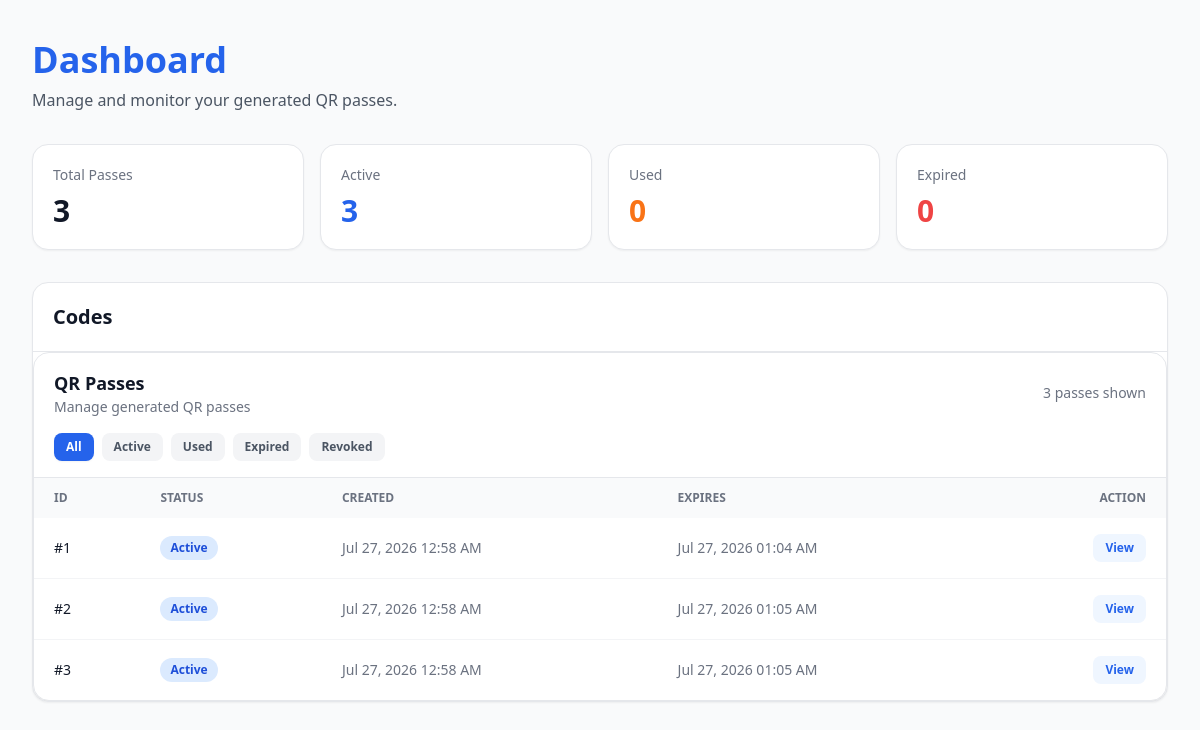
The page /admin on the database its author committed.
### app.py (models this page shows)
class QRCode(db.Model):
    id = db.Column(db.Integer, primary_key=True)
    token = db.Column(db.String(100), unique=True, nullable=False)
    status = db.Column(db.String(20), default='active')
    created_at = db.Column(db.DateTime, default=datetime.now(uganda_timezone))
    expired_at = db.Column(db.DateTime, nullable=False)

### app.py (the view)
@app.route('/admin')
def admin():
    status_filter = request.args.get('status', 'all')
    current_time = datetime.now(uganda_timezone).replace(tzinfo=None)
    qr_codes = QRCode.query.order_by(
        QRCode.created_at.desc()
    ).all()
    for qr_code in qr_codes:
        if (
            qr_code.status == 'active'
            and current_time >= qr_code.expired_at
        ):
            qr_code.status = 'expired'
    db.session.commit()
    if status_filter != 'all':
        qr_codes = [
            qr_code for qr_code in qr_codes
            if qr_code.status == status_filter
        ]
    return render_template(
        'admin.html',
        qr_codes=qr_codes,
        status_filter=status_filter
    )

### templates/admin.html (shortened to what this page needs)
<!DOCTYPE html>
<html lang="en">
<head>
    <script src="https://cdn.tailwindcss.com"></script>
</head>
<body class="min-h-screen
             bg-gray-50 dark:bg-gray-950
             text-gray-900 dark:text-white
             transition-colors duration-500">
    <main class="max-w-7xl mx-auto px-4 sm:px-6 lg:px-8 py-10">
        <div class="mb-8">
            <h1 class="text-3xl sm:text-4xl font-bold
                       text-blue-600 dark:text-blue-400">
                Dashboard
            </h1>
            <p class="mt-2 text-gray-600 dark:text-gray-400">
                Manage and monitor your generated QR passes.
            </p>
        </div>
        <div class="grid grid-cols-2 md:grid-cols-4 gap-4 mb-8">
            <div class="bg-white dark:bg-gray-900
                        border border-gray-200 dark:border-gray-800
                        rounded-2xl p-5 shadow-sm">
                <p class="text-sm text-gray-500 dark:text-gray-400">
                    Total Passes
                </p>
                <p class="mt-2 text-3xl font-bold">
                    {{ qr_codes|length }}
                </p>
            </div>
            <div class="bg-white dark:bg-gray-900
                        border border-gray-200 dark:border-gray-800
                        rounded-2xl p-5 shadow-sm">
                <p class="text-sm text-gray-500 dark:text-gray-400">
                    Active
                </p>
                <p class="mt-2 text-3xl font-bold text-blue-600">
                    {{ qr_codes|selectattr('status', 'equalto', 'active')|list|length }}
                </p>
            </div>
            <div class="bg-white dark:bg-gray-900
                        border border-gray-200 dark:border-gray-800
                        rounded-2xl p-5 shadow-sm">
                <p class="text-sm text-gray-500 dark:text-gray-400">
                    Used
                </p>
                <p class="mt-2 text-3xl font-bold text-orange-500">
                    {{ qr_codes|selectattr('status', 'equalto', 'used')|list|length }}
                </p>
            </div>
            <div class="bg-white dark:bg-gray-900
                        border border-gray-200 dark:border-gray-800
                        rounded-2xl p-5 shadow-sm">
                <p class="text-sm text-gray-500 dark:text-gray-400">
                    Expired
                </p>
                <p class="mt-2 text-3xl font-bold text-red-500">
                    {{ qr_codes|selectattr('status', 'equalto', 'expired')|list|length }}
                </p>
            </div>
        </div>
        <div class="bg-white dark:bg-gray-900
                    border border-gray-200 dark:border-gray-800
                    rounded-2xl shadow-sm overflow-hidden">
            <div class="p-5 border-b
                        border-gray-200 dark:border-gray-800">
                <h2 class="text-xl font-semibold">
                    Codes
                </h2>
            </div>
<div class="bg-white dark:bg-gray-900
            border border-gray-200 dark:border-gray-800
            rounded-2xl
            shadow-lg
            overflow-hidden">
    <div class="px-5 py-4
                border-b border-gray-200 dark:border-gray-800">
        <div class="flex flex-col sm:flex-row
                    sm:items-center
                    sm:justify-between
                    gap-3">
            <div>
                <h2 class="text-lg font-semibold">
                    QR Passes
                </h2>
                <p class="text-sm text-gray-500 dark:text-gray-400">
                    Manage generated QR passes
                </p>
            </div>
            <div class="text-sm
                        text-gray-500 dark:text-gray-400">
                <span id="visibleCount">
                    {{ qr_codes|length }}
                </span>
                passes shown
            </div>
        </div>
        <div class="mt-4
                    flex flex-wrap
                    items-center
                    gap-2">
            <button onclick="filterTable('all', this)"
                    class="filter-btn active-filter
                           px-3 py-1.5
                           rounded-lg
                           text-xs font-semibold
                           bg-blue-600
                           text-white
                           shadow-sm
                           transition">
                All
            </button>
            <button onclick="filterTable('active', this)"
                    class="filter-btn
                           px-3 py-1.5
                           rounded-lg
                           text-xs font-semibold
                           bg-gray-100 dark:bg-gray-800
                           text-gray-600 dark:text-gray-300
                           hover:bg-blue-50
                           hover:text-blue-600
                           transition">
                Active
            </button>
            <button onclick="filterTable('used', this)"
                    class="filter-btn
                           px-3 py-1.5
                           rounded-lg
                           text-xs font-semibold
                           bg-gray-100 dark:bg-gray-800
                           text-gray-600 dark:text-gray-300
                           hover:bg-orange-50
                           hover:text-orange-600
                           transition">
                Used
            </button>
            <button onclick="filterTable('expired', this)"
                    class="filter-btn
                           px-3 py-1.5
                           rounded-lg
                           text-xs font-semibold
                           bg-gray-100 dark:bg-gray-800
                           text-gray-600 dark:text-gray-300
                           hover:bg-red-50
                           hover:text-red-600
                           transition">
                Expired
            </button>
            <button onclick="filterTable('revoked', this)"
                    class="filter-btn
                           px-3 py-1.5
                           rounded-lg
                           text-xs font-semibold
                           bg-gray-100 dark:bg-gray-800
                           text-gray-600 dark:text-gray-300
                           hover:bg-gray-200
                           transition">
                Revoked
            </button>
        </div>
    </div>
    <div class="max-h-[250px]
                overflow-y-auto
                overflow-x-auto">
        <table class="w-full
                      text-left
                      text-sm">
            <thead class="sticky top-0 z-10
                           bg-gray-50
                           dark:bg-gray-800
                           text-gray-500
                           dark:text-gray-400
                           uppercase
                           text-xs">
                <tr>
                    <th class="px-5 py-3">
                        ID
                    </th>
                    <th class="px-5 py-3">
                        Status
                    </th>
                    <th class="px-5 py-3">
                        Created
                    </th>
                    <th class="px-5 py-3">
                        Expires
                    </th>
                    <th class="px-5 py-3 text-right">
                        Action
                    </th>
                </tr>
            </thead>
            <tbody class="divide-y
                         divide-gray-100
                         dark:divide-gray-800">
                {% for qr in qr_codes %}
                <tr data-status="{{ qr.status }}"
                    class="qr-row
                           hover:bg-gray-50
                           dark:hover:bg-gray-800
                           transition">
                    <td class="px-5 py-4
                               font-medium">
                        #{{ qr.id }}
                    </td>
                    <td class="px-5 py-4">
                        {% if qr.status == 'active' %}
                            <span class="inline-flex
                                         items-center
                                         px-2.5 py-1
                                         rounded-full
                                         text-xs font-semibold
                                         bg-blue-100
                                         text-blue-700
                                         dark:bg-blue-950
                                         dark:text-blue-300">
                                Active
                            </span>
                        {% endif %}
                    </td>
                    <td class="px-5 py-4
                               text-gray-500
                               dark:text-gray-400">
                        {{ qr.created_at.strftime('%b %d, %Y %I:%M %p') }}
                    </td>
                    <td class="px-5 py-4
                               text-gray-500
                               dark:text-gray-400">
                        {{ qr.expired_at.strftime('%b %d, %Y %I:%M %p') }}
                    </td>
                    <td class="px-5 py-4 text-right">
                        <a href="{{ url_for('qr_details', qr_id=qr.id) }}"
                           class="inline-flex
                                  items-center
                                  px-3 py-1.5
                                  rounded-lg
                                  text-xs
                                  font-semibold
                                  bg-blue-50
                                  text-blue-600
                                  hover:bg-blue-100
                                  dark:bg-blue-950
                                  dark:text-blue-400
                                  dark:hover:bg-blue-900
                                  transition">
                            View
                        </a>
                    </td>
                </tr>
                {% endfor %}
            </tbody>
        </table>
    </div>
</div>
    </main>
</body>
</html>

### rows shown on the page
QRCode: id "1", status "Active", created_at "Jul 27, 2026 12:58 AM", expired_at "Jul 27, 2026 01:04 AM"
QRCode: id "2", status "Active", created_at "Jul 27, 2026 12:58 AM", expired_at "Jul 27, 2026 01:05 AM"
QRCode: id "3", status "Active", created_at "Jul 27, 2026 12:58 AM", expired_at "Jul 27, 2026 01:05 AM"

### other values the page prints
{{ qr_codes|length }} "3"
{{ qr_codes|selectattr('status', 'equalto', 'active')|list|length }} "3"
{{ qr_codes|selectattr('status', 'equalto', 'used')|list|length }} "0"
{{ qr_codes|selectattr('status', 'equalto', 'expired')|list|length }} "0"
